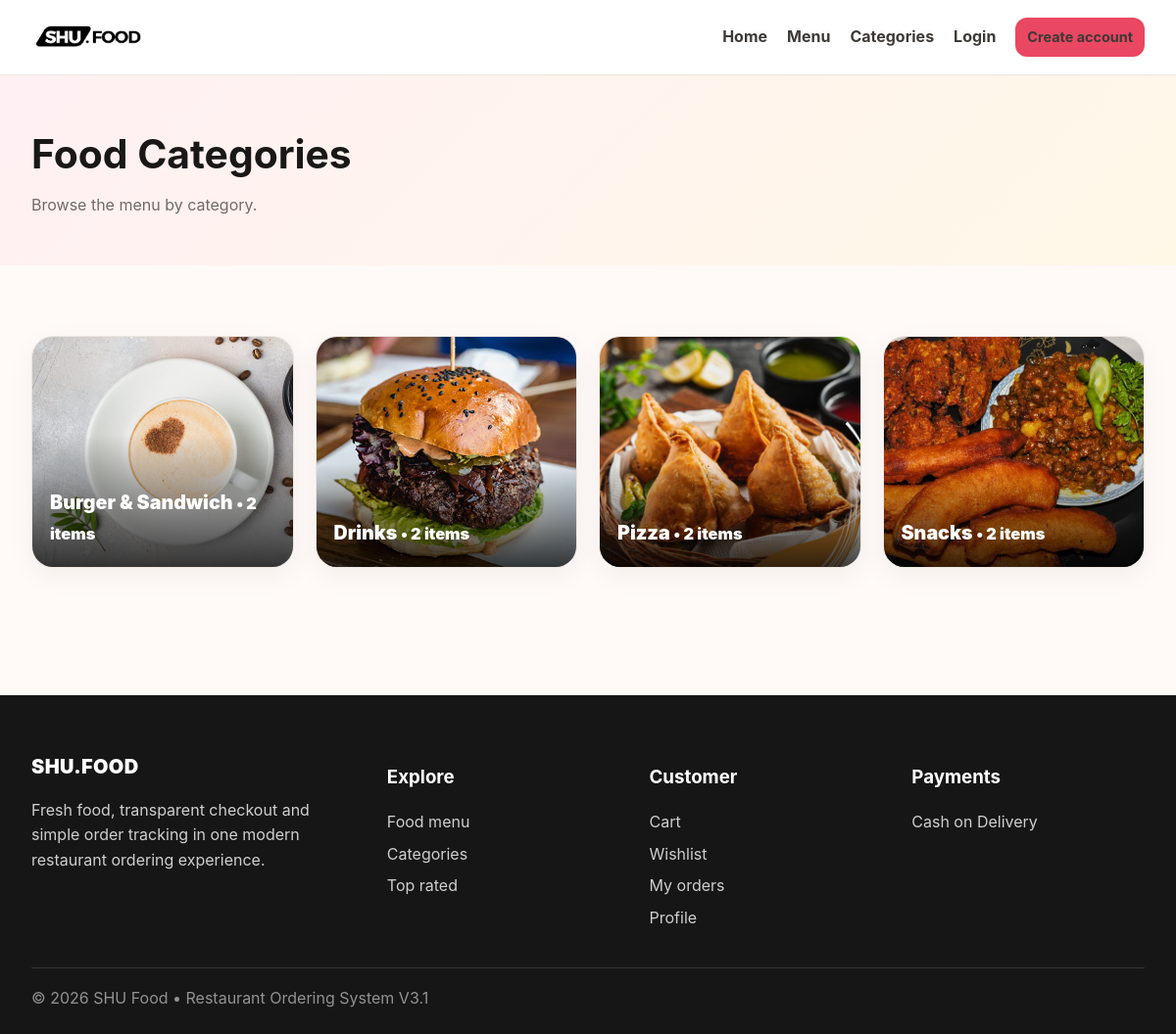
/categories.php, run on the app's committed database.
### tables this page shows
CREATE TABLE tbl_category (
  id INT UNSIGNED AUTO_INCREMENT PRIMARY KEY,
  title VARCHAR(120) NOT NULL,
  image_name VARCHAR(255) DEFAULT NULL,
  featured ENUM('Yes','No') NOT NULL DEFAULT 'No',
  active ENUM('Yes','No') NOT NULL DEFAULT 'Yes',
  created_at TIMESTAMP NOT NULL DEFAULT CURRENT_TIMESTAMP,
  INDEX idx_category_active_featured (active,featured)
);

### app/helpers.php (called while the page is built, shortened)
<?php
function db(): PDO { global $pdo; return $pdo; }
function url(string $path=''): string { return SITEURL . ltrim($path,'/'); }
function e(mixed $value): string { return htmlspecialchars((string)$value, ENT_QUOTES, 'UTF-8'); }
function category_image(?string $n): string { return $n?url('images/Category/'.rawurlencode($n)):url('images/bg.jpg'); }

### categories.php (the view)
<?php require_once __DIR__.'/config/constants.php';$rows=db()->query("SELECT c.*,(SELECT COUNT(*) FROM tbl_food f WHERE f.category_id=c.id AND f.active='Yes') food_count FROM tbl_category c WHERE c.active='Yes' ORDER BY c.title")->fetchAll();$pageTitle='Categories — '.APP_NAME;include __DIR__.'/partials-font/menu.php';?><section class="page-hero"><div class="container"><h1>Food Categories</h1><p>Browse the menu by category.</p></div></section><section class="section"><div class="container"><div class="grid grid-4"><?php foreach($rows as $c):?><a class="category-card" href="<?= e(url('foods.php?category='.$c['id'])) ?>"><img src="<?= e(category_image($c['image_name'])) ?>" alt="<?= e($c['title']) ?>"><div class="overlay"><?= e($c['title']) ?> <small>• <?= (int)$c['food_count'] ?> items</small></div></a><?php endforeach;?></div></div></section><?php include __DIR__.'/partials-font/footer.php';?>

### css/v3.css (style rules this page uses)
:root { --bg:#fffaf7;--surface:#fff;--text:#191816;--muted:#706c67;--primary:#e94762;--primary-dark:#c9324c;--accent:#ffcf5c;--dark:#151515;--border:#ece5df;--success:#177245;--danger:#b42318;--warning:#a15c00;--info:#2457c5;--shadow:0 18px 50px rgba(40,29,23,.09);--radius:22px }
* { box-sizing:border-box }
html { scroll-behavior:smooth }
body { margin:0;background:var(--bg);color:var(--text);font-family:Inter,ui-sans-serif,system-ui,-apple-system,BlinkMacSystemFont,"Segoe UI",sans-serif;line-height:1.6 }
a { color:inherit;text-decoration:none }
img { display:block;max-width:100% }
.container { width:min(1180px,92%);margin:auto }
.section { padding:68px 0 }
.grid { display:grid;gap:22px }
.grid-4 { grid-template-columns:repeat(4,1fr) }
.panel,.food-card,.category-card,.stat-card,.review-card,.promo-card { background:#fff;border:1px solid var(--border);border-radius:var(--radius);box-shadow:0 8px 28px rgba(35,25,20,.05) }
.category-card { overflow:hidden;position:relative;min-height:235px }
.category-card img { width:100%;height:235px;object-fit:cover;transition:.3s }
.category-card .overlay { position:absolute;inset:auto 0 0 0;padding:55px 18px 18px;background:linear-gradient(transparent,rgba(0,0,0,.76));color:#fff;font-size:1.23rem;font-weight:900 }
.page-hero { padding:48px 0;background:linear-gradient(135deg,#fff0f3,#fff8e7) }
.page-hero h1 { font-size:2.55rem;margin:0 0 7px }
.page-hero p { color:var(--muted);margin:0 }
:root { --container-max:1540px;--container-pad:32px;--soft-pink:#fff1f4;--soft-yellow:#fff7df;--soft-green:#eefbf4 }
.container { width:min(var(--container-max),calc(100% - (var(--container-pad) * 2))) }
.section { padding:72px 0 }

### data on the page
tbl_category: image_name (picture), title "Burger & Sandwich", food_count "2"
tbl_category: image_name (picture), title "Drinks", food_count "2"
tbl_category: image_name (picture), title "Pizza", food_count "2"
tbl_category: image_name (picture), title "Snacks", food_count "2"
